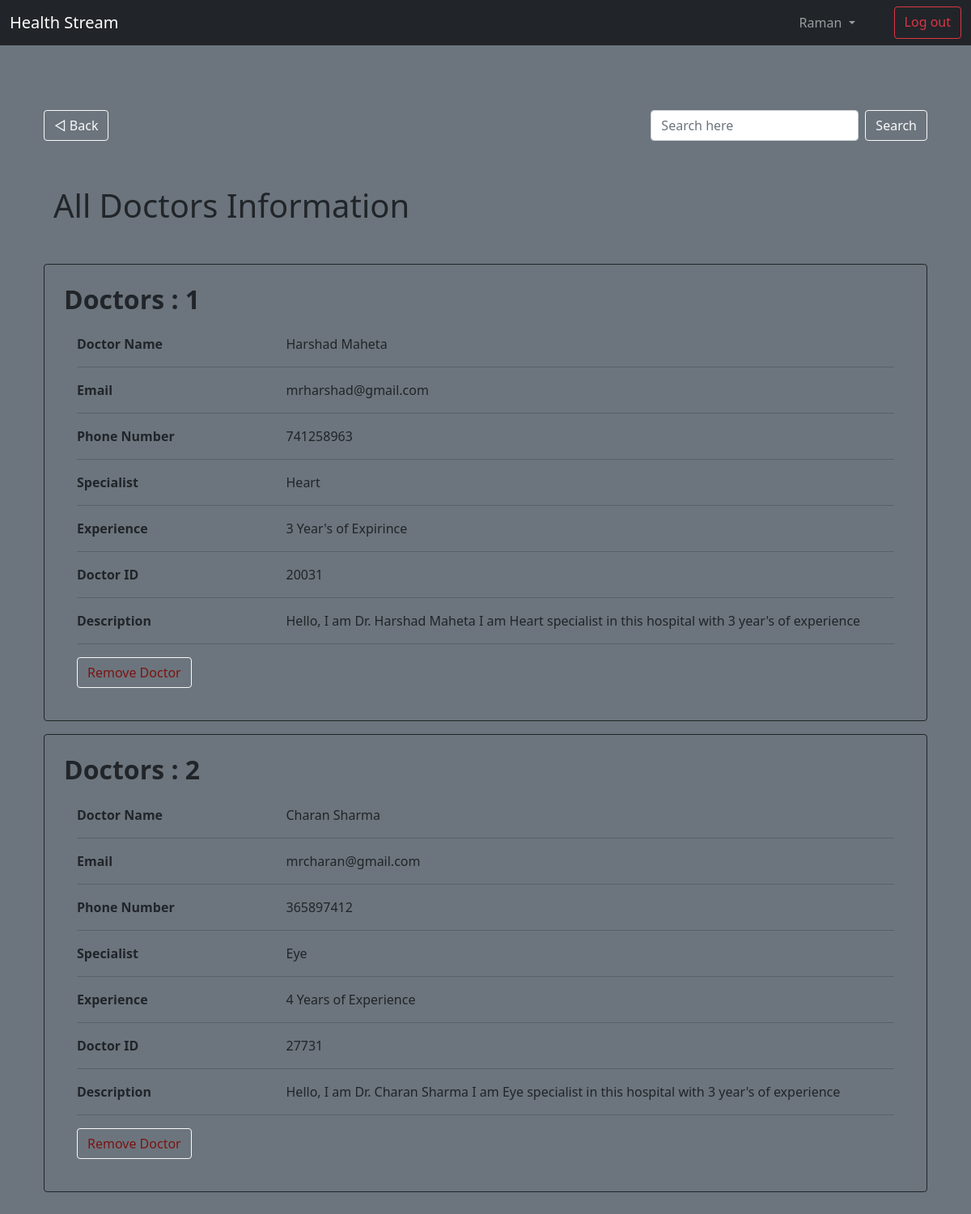
Page /Sudo-Admin/kickoutDoctor.php (signed in) on the committed database.
### tables this page shows
CREATE TABLE `doctors` (
  `name` varchar(125) NOT NULL,
  `email` varchar(100) NOT NULL,
  `phonenumber` varchar(30) NOT NULL,
  `specialist` varchar(200) NOT NULL,
  `experience` varchar(125) NOT NULL,
  `doctorid` varchar(30) NOT NULL,
  `description` varchar(2000) NOT NULL,
  `password` varchar(125) NOT NULL
);

### Sudo-Admin/kickoutDoctor.php (the view, shortened to what this page needs)
<!DOCTYPE html>
<html lang="en">
<head>
    <link href="https://cdn.jsdelivr.net/npm/bootstrap@5.0.2/dist/css/bootstrap.min.css" rel="stylesheet"
>
</head>
<body class="bg-secondary ">
    <?php
    include './navbar.php';
    ?>
    <div class="my-5 container p-3"></div>
    <div class="my-5 container">
        <nav class="navbar navbar-light bg-secoundary">
            <div class="container-fluid">
                <a class='btn btn-outline-light' href='./manageAssistant.php' role='button'> ◁ Back</a>
                <form class="d-flex">
                    <input class="form-control me-2" type="search" placeholder="Search here" aria-label="Search">
                    <button class="btn btn-outline-light" type="submit">Search</button>
                </form>
            </div>
        </nav>
        <div class="my-5 container">
            <h1 class="container my-5">All Doctors Information</h1>
            <?php
            include "../config.php";
            $getUsersSQL = "SELECT * FROM doctors ";
            $getUserResult = mysqli_query($conn, $getUsersSQL) or die("Query Failed.");
            $count = 0;
            if (mysqli_num_rows($getUserResult) > 0) {
                while ($row = mysqli_fetch_assoc($getUserResult)) {
                    $count++;
                    echo "
      <section class='container border border-1 border-dark p-4 my-3 rounded'>
        <h2><b> Doctors : " . $count . "</b></h2>
        <div class='col-lg-12'>
          <div class='card-body'>
            <div class='row'>
              <div class='col-sm-3'>
                <p class='mb-0'><b>Doctor Name</b></p>
              </div>
              <div class='col-sm-9'>
                <p class='mb-0'>" . $row['name'] . "</p>
              </div>
            </div>
            <hr />
            <div class='row'>
              <div class='col-sm-3'>
                <p class='mb-0'><b>Email</b></p>
              </div>
              <div class='col-sm-9'>
                <p class='mb-0'>" . $row['email'] . "</p>
              </div>
            </div>
            <hr />
            <div class='row'>
              <div class='col-sm-3'>
                <p class='mb-0'><b>Phone Number</b></p>
              </div>
              <div class='col-sm-9'>
                <p class='mb-0'>" . $row['phonenumber'] . "</p>
              </div>
            </div>
            <hr />
            <div class='row'>
              <div class='col-sm-3'>
                <p class='mb-0'><b>Specialist</b></p>
              </div>
              <div class='col-sm-9'>
                <p class='mb-0'>" . $row['specialist'] . "</p>
              </div>
            </div>
            <hr />
            <div class='row'>
              <div class='col-sm-3'>
                <p class='mb-0'><b>Experience</b></p>
              </div>
              <div class='col-sm-9'>
                <p class='mb-0'>" . $row['experience'] . "</p>
              </div>
            </div>
            <hr />
            <div class='row'>
              <div class='col-sm-3'>
                <p class='mb-0'><b>Doctor ID</b></p>
              </div>
              <div class='col-sm-9'>
                <p class='mb-0'>" . $row['doctorid'] . "</p>
              </div>
            </div>
            <hr />
            <div class='row'>
              <div class='col-sm-3'>
                <p class='mb-0'><b>Description</b></p>
              </div>
              <div class='col-sm-9'>
                <p class='mb-0'>" . $row['description'] . "</p>
              </div>
            </div>
            <hr />
            <div class='row'>
              <div class='col-sm-3'>
              <a class='btn btn-outline-light' href='removeDoctor.php?username=" . $row['name'] . "' style='ext-decoration: none; color: #7b1414;'>
              Remove Doctor
          </a>
              </div>
              <div class='col-sm-9'>
          </div>
            </div>
          </div>
        </div>
      </section>
      ";
                }
            }
            ?>
        </div>
</body>
</html>

### rows in the picture
doctors: name "Harshad Maheta", email "mrharshad@gmail.com", phonenumber "741258963", specialist "Heart", experience "3 Year's of Expirince", doctorid "20031", description "Hello, I am Dr. Harshad Maheta I am Heart specialist in this hospital with 3 year's of experience"
doctors: name "Charan Sharma", email "mrcharan@gmail.com", phonenumber "365897412", specialist "Eye", experience "4 Years of Experience", doctorid "27731", description "Hello, I am Dr. Charan Sharma I am Eye specialist in this hospital with 3 year's of experience"

### other values in the picture
$_SESSION['username'] "Raman"
